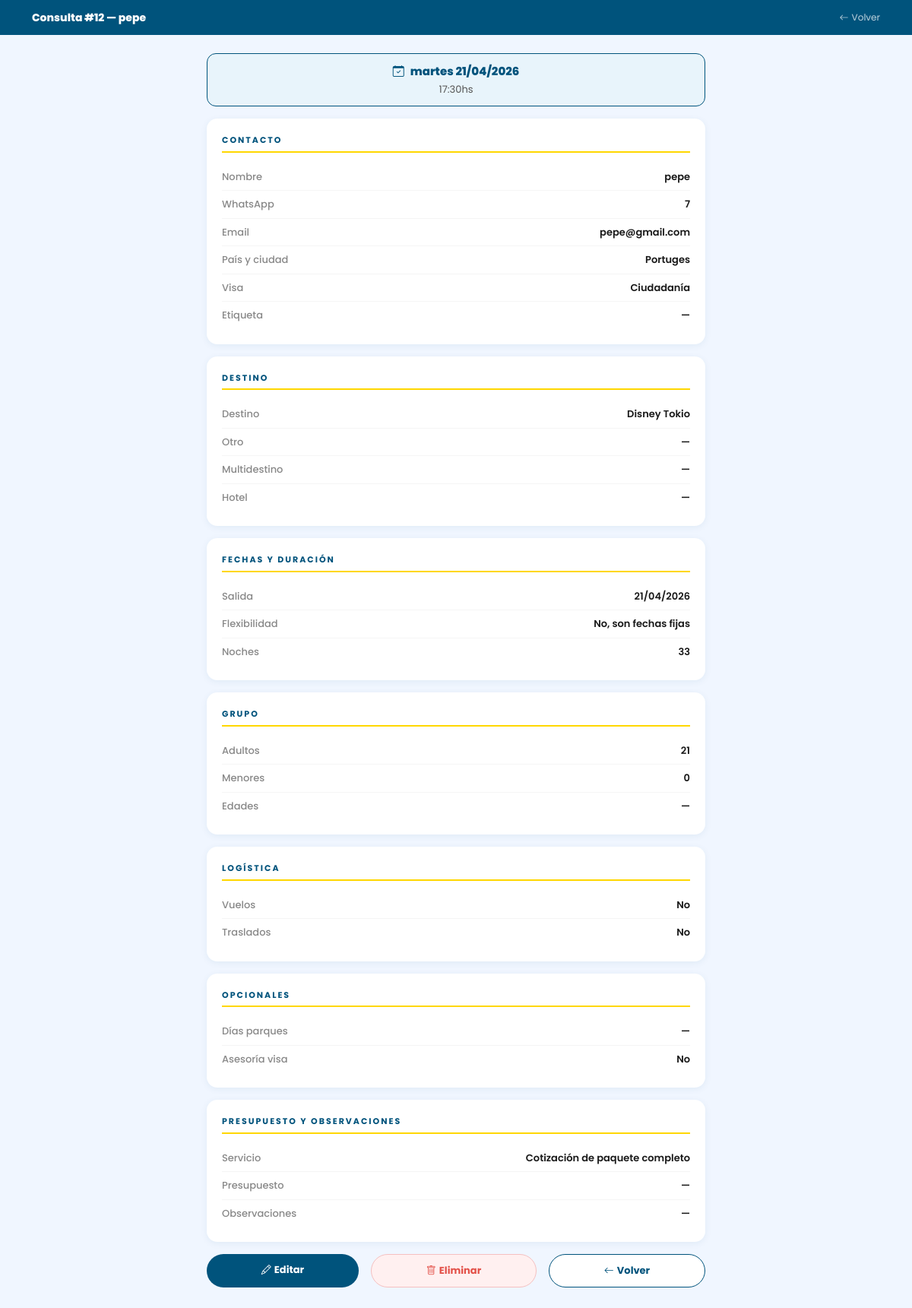
/panel/12/ (signed in), run on the app's committed database.
### reservas/models.py (models this page shows, shortened)
class Consulta(models.Model):
    nombre_apellido = models.CharField(max_length=150, verbose_name="Nombre y apellido")
    whatsapp = models.CharField(max_length=30, verbose_name="WhatsApp / Teléfono")
    email = models.EmailField(verbose_name="Correo electrónico")
    pais_ciudad = models.CharField(max_length=120, verbose_name="País y ciudad de residencia")
    tiene_visa = models.CharField(
        max_length=20,
        choices=[
            ('visa_usa', 'Visa USA'),
            ('ciudadania', 'Ciudadanía'),
            ('ninguna', 'Ninguna'),
            ('otro', 'Otro'),
        ],
        verbose_name="¿Tenés visa o ciudadanía?"
    )
    DESTINO_CHOICES = [
        ('disney_orlando', 'Disney Orlando'),
        ('disney_paris', 'Disney París'),
        ('disney_tokio', 'Disney Tokio'),
        ('universal', 'Universal Orlando'),
        ('miami', 'Miami'),
        ('europa', 'Europa'),
        ('crucero', 'Crucero'),
        ('otro', 'Otro'),
    ]
    destino = models.CharField(max_length=30, choices=DESTINO_CHOICES, verbose_name="¿A dónde pensás viajar?")
    destino_otro = models.CharField(max_length=120, blank=True, verbose_name="Otro destino (especificar)")
    multidestino = models.CharField(max_length=200, blank=True, verbose_name="¿Querés más de un destino?")
    preferencia_hotel = models.TextField(blank=True, verbose_name="Preferencia de hotel (Disney/Universal)")
    fecha_salida = models.DateField(verbose_name="Fecha tentativa de salida")
    flexibilidad_fechas = models.CharField(
        max_length=20,
        choices=[
            ('flexible', 'Sí, una semana antes/después'),
            ('fija', 'No, son fechas fijas'),
        ],
        verbose_name="¿Tenés flexibilidad de fechas?"
    )
    cantidad_noches = models.PositiveSmallIntegerField(verbose_name="Cantidad de noches previstas")
    adultos = models.PositiveSmallIntegerField(verbose_name="Cantidad de adultos (18+)")
    menores = models.PositiveSmallIntegerField(default=0, verbose_name="Cantidad de menores")
    edades_menores = models.CharField(max_length=200, blank=True, verbose_name="Edades de los menores")
    incluir_vuelos = models.BooleanField(default=False, verbose_name="¿Incluir vuelos en el presupuesto?")
    necesita_traslados = models.BooleanField(default=False, verbose_name="¿Necesita auto/traslados privados?")
    dias_parques = models.PositiveSmallIntegerField(null=True, blank=True, verbose_name="Días de parques en Orlando")
    asesoria_visa = models.BooleanField(default=False, verbose_name="¿Necesita asesoría de visa/ESTA/ETIAS?")
    SERVICIO_CHOICES = [
        ('cotizacion_paquete', 'Cotización de paquete completo'),
        ('asesoramiento', 'Asesoramiento (ya tengo todo sacado)'),
        ('reserva_alojamiento', 'Reserva de alojamiento'),
        ('vuelos_vehiculos', 'Vuelos y vehículos'),
        ('otro', 'Otro'),
    ]
    servicio = models.CharField(
        max_length=30,
        choices=SERVICIO_CHOICES,
        verbose_name="Servicio que desea contratar"
    )
    presupuesto = models.CharField(max_length=100, blank=True, verbose_name="Presupuesto estimado")
    observaciones = models.TextField(blank=True, verbose_name="Contanos más sobre tu viaje ideal")
    fecha_turno = models.DateField(verbose_name="Día del turno")
    hora_turno = models.TimeField(verbose_name="Horario del turno")
    ETIQUETA_CHOICES = [
        ('cotizacion', 'Cotización'),
        ('confirmacion', 'Confirmación'),
        ('reserva', 'Reserva'),
        ('pago_completado', 'Pago completado'),
        ('filas_rapidas', 'Sacar filas rápidas'),
        ('itinerario', 'Hacer itinerario'),
        ('reunion_pre', 'Reunión pre viaje'),
        ('en_viaje', 'En destino / En viaje'),
    ]
    etiqueta = models.CharField(
        max_length=20,
        choices=ETIQUETA_CHOICES,
        blank=True,
        null=True,
        verbose_name="Etiqueta"
    )
    creado_en = models.DateTimeField(auto_now_add=True)
    leido = models.BooleanField(default=False, verbose_name="Leído")
    class Meta:
        verbose_name = "Consulta"
        verbose_name_plural = "Consultas"
        ordering = ['-creado_en']

### reservas/views.py (the view)
# urls.py: path('panel/<int:pk>/', views.panel_detalle, name='panel_detalle'),
@login_required(login_url='panel_login')
def panel_detalle(request, pk):
    consulta = get_object_or_404(Consulta, pk=pk)
    return render(request, 'reservas/detalle.html', {'consulta': consulta})

### templates/reservas/detalle.html (shortened to what this page needs)
<!DOCTYPE html>
<html lang="es">
<head>
  <link href="https://cdn.jsdelivr.net/npm/bootstrap@5.3.3/dist/css/bootstrap.min.css" rel="stylesheet" />
  <link href="https://cdn.jsdelivr.net/npm/bootstrap-icons@1.11.3/font/bootstrap-icons.css" rel="stylesheet" />
</head>
<body>
  <div class="topbar">
    <div class="container d-flex justify-content-between align-items-center gap-2">
      <h1>Consulta #{{ consulta.id }} — {{ consulta.nombre_apellido }}</h1>
      <a href="{% url 'panel' %}" style="color:rgba(255,255,255,0.75);font-size:12px;text-decoration:none;white-space:nowrap;"><i class="bi bi-arrow-left me-1"></i>Volver</a>
    </div>
  </div>
  <div class="container pb-5" style="max-width:680px;">
    <div class="turno-pill">
      <div class="dia"><i class="bi bi-calendar-check me-2"></i>{{ consulta.fecha_turno|date:"l d/m/Y" }}</div>
      <div class="hora">{{ consulta.hora_turno|time:"H:i" }}hs</div>
    </div>
    <div class="card-det">
      <div class="sec-label">Contacto</div>
      <div class="field-row"><span class="field-label">Nombre</span><span class="field-val">{{ consulta.nombre_apellido }}</span></div>
      <div class="field-row"><span class="field-label">WhatsApp</span><span class="field-val">{{ consulta.whatsapp }}</span></div>
      <div class="field-row"><span class="field-label">Email</span><span class="field-val">{{ consulta.email }}</span></div>
      <div class="field-row"><span class="field-label">País y ciudad</span><span class="field-val">{{ consulta.pais_ciudad }}</span></div>
      <div class="field-row"><span class="field-label">Visa</span><span class="field-val">{{ consulta.get_tiene_visa_display }}</span></div>
      <div class="field-row"><span class="field-label">Etiqueta</span><span class="field-val">{% if consulta.etiqueta %}<span class="etq etq-{{ consulta.etiqueta }}">{{ consulta.get_etiqueta_display }}</span>{% else %}—{% endif %}</span></div>
    </div>
    <div class="card-det">
      <div class="sec-label">Destino</div>
      <div class="field-row"><span class="field-label">Destino</span><span class="field-val">{{ consulta.get_destino_display }}</span></div>
      <div class="field-row"><span class="field-label">Otro</span><span class="field-val">{{ consulta.destino_otro|default:"—" }}</span></div>
      <div class="field-row"><span class="field-label">Multidestino</span><span class="field-val">{{ consulta.multidestino|default:"—" }}</span></div>
      <div class="field-row"><span class="field-label">Hotel</span><span class="field-val">{{ consulta.preferencia_hotel|default:"—" }}</span></div>
    </div>
    <div class="card-det">
      <div class="sec-label">Fechas y duración</div>
      <div class="field-row"><span class="field-label">Salida</span><span class="field-val">{{ consulta.fecha_salida|date:"d/m/Y" }}</span></div>
      <div class="field-row"><span class="field-label">Flexibilidad</span><span class="field-val">{{ consulta.get_flexibilidad_fechas_display }}</span></div>
      <div class="field-row"><span class="field-label">Noches</span><span class="field-val">{{ consulta.cantidad_noches }}</span></div>
    </div>
    <div class="card-det">
      <div class="sec-label">Grupo</div>
      <div class="field-row"><span class="field-label">Adultos</span><span class="field-val">{{ consulta.adultos }}</span></div>
      <div class="field-row"><span class="field-label">Menores</span><span class="field-val">{{ consulta.menores }}</span></div>
      <div class="field-row"><span class="field-label">Edades</span><span class="field-val">{{ consulta.edades_menores|default:"—" }}</span></div>
    </div>
    <div class="card-det">
      <div class="sec-label">Logística</div>
      <div class="field-row"><span class="field-label">Vuelos</span><span class="field-val">{% if consulta.incluir_vuelos %}Sí{% else %}No{% endif %}</span></div>
      <div class="field-row"><span class="field-label">Traslados</span><span class="field-val">{% if consulta.necesita_traslados %}Sí{% else %}No{% endif %}</span></div>
    </div>
    <div class="card-det">
      <div class="sec-label">Opcionales</div>
      <div class="field-row"><span class="field-label">Días parques</span><span class="field-val">{{ consulta.dias_parques|default:"—" }}</span></div>
      <div class="field-row"><span class="field-label">Asesoría visa</span><span class="field-val">{% if consulta.asesoria_visa %}Sí{% else %}No{% endif %}</span></div>
    </div>
    <div class="card-det">
      <div class="sec-label">Presupuesto y observaciones</div>
      <div class="field-row"><span class="field-label">Servicio</span><span class="field-val">{{ consulta.get_servicio_display }}</span></div>
      <div class="field-row"><span class="field-label">Presupuesto</span><span class="field-val">{{ consulta.presupuesto|default:"—" }}</span></div>
      <div class="field-row"><span class="field-label">Observaciones</span><span class="field-val">{{ consulta.observaciones|default:"—" }}</span></div>
    </div>
    <div class="d-flex gap-3 flex-wrap mt-2">
      <a href="{% url 'panel_editar' consulta.pk %}" class="btn-editar flex-grow-1"><i class="bi bi-pencil me-1"></i>Editar</a>
      <a href="{% url 'panel_borrar' consulta.pk %}" class="btn-borrar flex-grow-1"><i class="bi bi-trash me-1"></i>Eliminar</a>
      <a href="{% url 'panel' %}" class="btn-volver flex-grow-1"><i class="bi bi-arrow-left me-1"></i>Volver</a>
    </div>
  </div>
</body>
</html>

### templates/reservas/detalle.html (style rules this page uses)
* { font-family: 'Poppins', sans-serif; }
:root { --az: #00537c; --ro: #e35149; --do: #FFD700; }
body { background: #f0f6ff; }
.topbar { background: var(--az); color: #fff; padding: 14px 0; margin-bottom: 24px; }
.topbar h1 { font-size: 14px; font-weight: 800; margin: 0; }
.card-det { background: #fff; border-radius: 14px; padding: 20px; box-shadow: 0 2px 10px rgba(0, 83, 124, 0.07); margin-bottom: 16px; }
.sec-label { font-size: 11px; font-weight: 700; letter-spacing: 2px; text-transform: uppercase; color: var(--az); border-bottom: 2px solid var(--do); padding-bottom: 6px; margin-bottom: 14px; }
.field-row { display: flex; justify-content: space-between; align-items: flex-start; padding: 8px 0; border-bottom: 1px solid #f5f5f5; font-size: 13px; gap: 12px; }
.field-row:last-child { border-bottom: none; }
.field-label { color: #888; font-weight: 500; flex-shrink: 0; }
.field-val { color: #1a1a1a; font-weight: 600; text-align: right; word-break: break-word; }
.btn-editar { background: var(--az); color: #fff; font-weight: 700; font-size: 13px; padding: 11px 24px; border-radius: 50px; text-decoration: none; text-align: center; }
.btn-volver { background: #fff; color: var(--az); font-weight: 700; font-size: 13px; padding: 11px 24px; border-radius: 50px; border: 1.5px solid var(--az); text-decoration: none; text-align: center; }
.btn-borrar { background: #fff0f0; color: var(--ro); font-weight: 700; font-size: 13px; padding: 11px 24px; border-radius: 50px; border: 1px solid #f5c0c0; text-decoration: none; text-align: center; }
.turno-pill { background: #e8f4fb; border: 1.5px solid var(--az); border-radius: 12px; padding: 12px 16px; text-align: center; margin-bottom: 16px; }
.turno-pill .dia { font-size: 15px; font-weight: 800; color: var(--az); }
.turno-pill .hora { font-size: 13px; color: #555; margin-top: 2px; }

### data on the page
Consulta: id "12", nombre_apellido "pepe", fecha_turno "martes 21/04/2026", hora_turno "17:30", whatsapp "7", email "pepe@gmail.com", pais_ciudad "Portuges", tiene_visa "Ciudadanía", destino "Disney Tokio", destino_otro "—", multidestino "—", preferencia_hotel "—", fecha_salida "21/04/2026", flexibilidad_fechas "No, son fechas fijas", cantidad_noches "33", adultos "21", menores "0", edades_menores "—", dias_parques "—", servicio "Cotización de paquete completo", presupuesto "—", observaciones "—"
